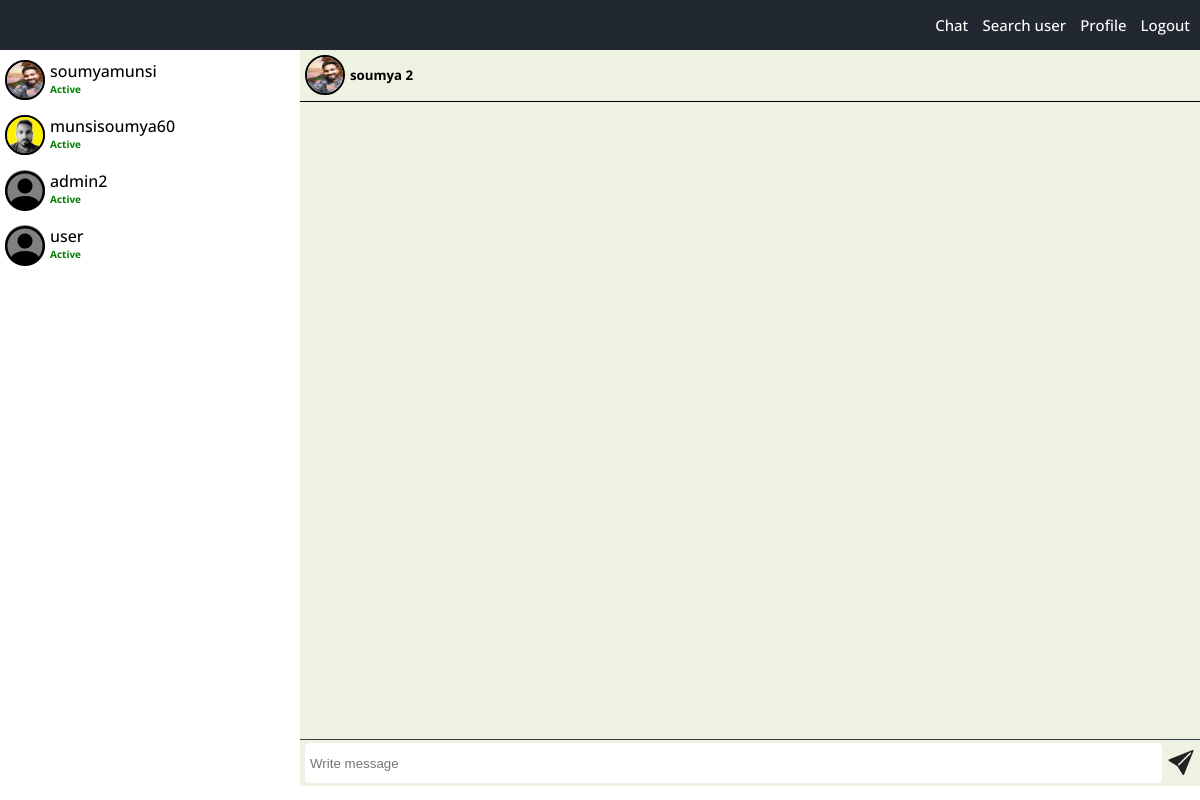
Screenshot of /chat/soumyamunsi (signed in) with the database file from the repository.
### app/models.py (models this page shows)
class Image(models.Model):
    user = models.ForeignKey(User, on_delete=models.CASCADE, null=False)
    title = models.TextField(max_length=100)
    image = models.ImageField(upload_to="photos/")

class chatRoom(models.Model):
    ch_room_name = models.CharField(unique=True, null=False)
    sender_name = models.CharField(null=False)
    receiver_name = models.CharField(null=False)
    first_name = models.TextField(null=False)

### app/views.py (the view)
# urls.py: path('/<str:userName>', views.loadChat, name="loadChat")
def loadChat(request, userName):
    sender_user_id = User.objects.get(username = userName).id #fetching user id
    sender_first_name = User.objects.get(username = userName).first_name #fetching first_name
    current_user_id = request.user.id #getting current user id
    current_user_name = User.objects.get(id = current_user_id).username #fetching the username
    all_message = Chat.objects.filter(receiver_id = current_user_id, sender_id = sender_user_id) | Chat.objects.filter(receiver_id = sender_user_id, sender_id = current_user_id) #fetching all messages based on sender_id and receiver_id
    sender_name = request.user.username
    all_chat_users = chatRoom.objects.filter(sender_name = sender_name) | chatRoom.objects.filter(receiver_name = sender_name)
    temp_set1 = set()
    temp_set2 = set()
    for user in all_chat_users:
        temp_set1.add(user.sender_name)
        temp_set2.add(user.receiver_name)
    chat_user = temp_set1.union(temp_set2)
    list_images = {}
    for username in chat_user:
        try:
            list_image = Image.objects.get(user_id = (User.objects.get(username = username).id))
            list_images[username] = list_image
        except:
            list_images[username] = None
    try:
        image = Image.objects.get(user_id = sender_user_id)
    except:
        image = None
    return render(request, "user/details.html", {
        'users' : chat_user,
        'all_message' : all_message,
        'username' : userName,
        'first_name': sender_first_name,
        'send_user_id' : str(sender_user_id),
        'current_user':str(current_user_id),
        'current_user_name' : current_user_name,
        'image': image,
        'user_images' : list_images.items() #'list_images.items()' create a pair of 'key' and 'vlaues' like this (key, vlaues) which help to access them in template
        })

### app/templates/user/details.html (shortened to what this page needs)
{% extends "./base_chat_page.html" %}
{% block 'user-data' %}
{% for user, image in user_images %}
<a href="{% url 'loadChat' user %}" class="user-card-link">
<div class="user-card">
  <span class="user-image">
    {% if image != None %}
    <img src="{{image.image.url}}" alt="{{image.image.url}}">
    {% else %}
    <i id="icon" class="bi bi-person-circle"></i>
    {% endif %}
  </span>
  <span class="user-details">
    <span>{{user}}</span>
    <h2>Active</h2>
  </span>
</div>
</a>
{% endfor %}
{% endblock 'user-data' %}
{% block 'chat-data' %}
{% if first_name %}
<div class="user-header">
  <span>
    {% if image != None %}
    <img src="{{image.image.url}}" alt="user_image">
    {%else%}
    <i id="icon" class="bi bi-person-circle"></i>
    {%endif%}
  </span>
  <h5>{{first_name}}</h5>
</div>
<div id="chat-container">
</div>
{% endif %}
{% endblock 'chat-data' %}
{% block send-message %}
{% if username %}
<div id="write-message_container">
  <form action="" id="write-message_form" method="post">
    <input type="text" id="write-message-input" placeholder="Write message" name="msg" autocomplete="off">
    <button type="Submit" id="send-message-btn" onclick="sendMessage(event)"><i class="bi bi-send-fill"></i></button>
  </form>
</div>
</div>
</div>
{% endif %}
{% endblock send-message %}

### static/styleSheet.css (style rules this page uses)
* { margin: 0px; padding: 0px; box-sizing: border-box; }
#chat_parent > #user-details > .user-card-link > .user-card { width: 100%; height: 50px; background-color: white; display: flex; margin-top: 5px; margin-left: 5px; }
#chat_parent > #user-details > .user-card-link > .user-card > .user-image { align-self: flex-start; width: 15%; display: flex; justify-content: center; align-items: center; color: black; background-color: gray; width: 40px; height: 40px; border-radius: 50%; margin-top: 5px; }
#icon { font-size: 40px; }
.user-image > img { width: 40px; height: 40px; border-radius: 50%; border: 2px solid black; }
#chat_parent > #user-details > .user-card-link > .user-card > .user-details { width: auto; display: flex; flex-direction: column; justify-content: center; padding: 5px; }
.user-card-link { text-decoration: none; color: inherit; }
#chat_parent > #user-details > .user-card-link > .user-card > .user-details > h2 { height: 50%; font-size: 10px; color: green; }
#chat-container { width: 100%; height: 85vh; overflow-y: auto; overflow-x: hidden; }
#write-message_container { height: 50px; width: 100%; display: flex; align-items: center; border-top: 1px solid #393e46; }
#write-message_form { width: 100%; display: flex; justify-content: center; align-items: center; }
#write-message-input { width: 100%; height: 40px; border-radius: 5px; border: none; padding: 5px; margin-left: 5px; }
#send-message-btn { height: 40px; width: 40px; background-color: transparent; border: none; }
#send-message-btn > i { font-size: 25px; cursor: pointer; color: #212121; }
.user-header { width: 100vw; height: 55px; display: flex; justify-content: start; align-items: center; border-bottom: 1px solid black; }
.user-header > span { display: flex; width: 40px; height: 40px; border-radius: 50%; align-items: center; justify-content: center; }
.user-header > span, .user-header > h5 { margin-left: 5px; }
.user-header > span > img { width: 40px; height: 40px; border-radius: 50%; border: 2px solid black; }

### rows the page displays
Image: image (picture), sender_name "soumyamunsi"
Image: image (picture), sender_name "munsisoumya60"
chatRoom: user_images "admin2"
chatRoom: user_images "user"

### other values shown
{{ first_name }} "soumya 2"
